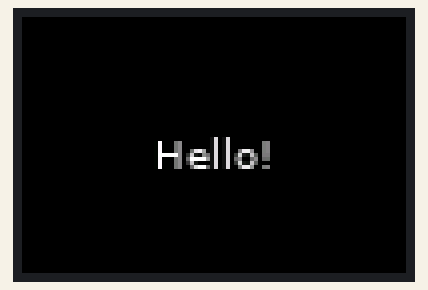
Simulated run of this program. Board: Raspberry Pi (BCM pin numbers). On the bench: 96×64 colour display. At 8.1 s the program stops and its outputs stay as they are.

Above: at 0.1 s.
At 2.1 s:
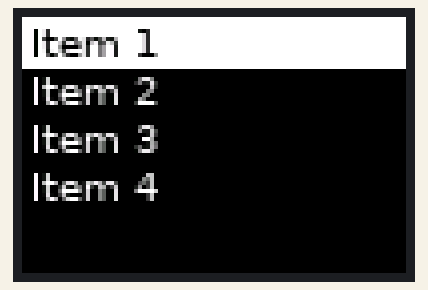
At 3.1 s:
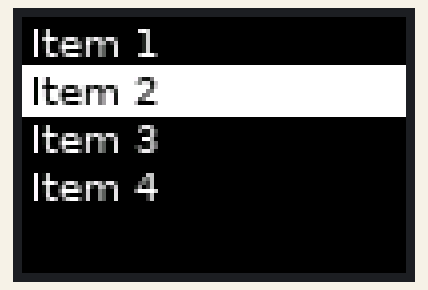
At 4.1 s:
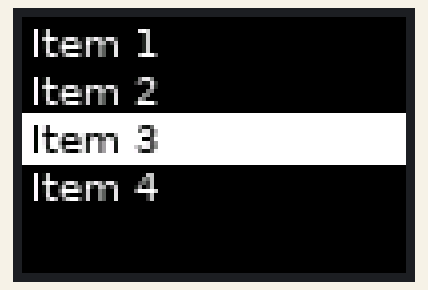
At 5.1 s:
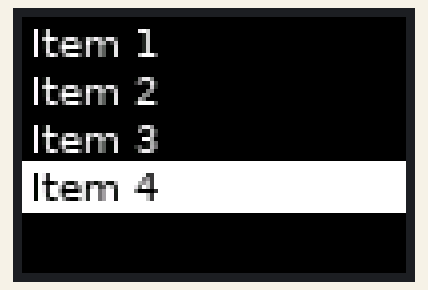
At 6.2 s:
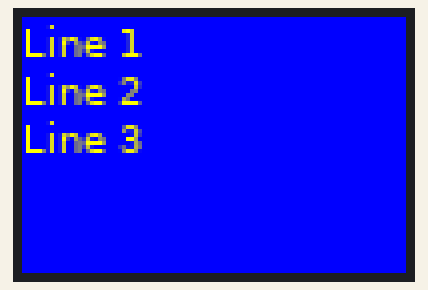

Measured:
- what the display in image 1 shows lasts 1.1 s, from 2.0 s to 3.1 s
- what the display in image 5 shows lasts 2.0 s, from 6.1 s to 8.1 s

The program:

text_display.py
```python
#!/usr/bin/env python
# -*- coding: utf-8 -*-

"""
ディスプレイに文字列を表示するためのクラス
メニューシステムなどに使用可能
"""

from luma.core.render import canvas
from PIL import ImageFont


class TextDisplay:
    """
    ディスプレイに文字列を表示するためのクラス
    フォントサイズ10、色と背景色をカスタマイズ可能
    """

    def __init__(self, device, font_size=10, text_color="white", bg_color="black"):
        """
        TextDisplayクラスの初期化

        Args:
            device: luma.coreのデバイスオブジェクト
            font_size: フォントサイズ（デフォルト: 10）
            text_color: 文字色（デフォルト: "white"）
            bg_color: 背景色（デフォルト: "black"）
        """
        self.device = device
        self.font_size = font_size
        self.text_color = text_color
        self.bg_color = bg_color

        # フォントの読み込み
        try:
            self.font = ImageFont.truetype(
                "/usr/share/fonts/truetype/dejavu/DejaVuSans.ttf",
                font_size
            )
        except IOError:
            # フォントが見つからない場合はデフォルトフォントを使用
            self.font = ImageFont.load_default()

    def display_text(self, text, x=None, y=None, align="left"):
        """
        指定された位置にテキストを表示

        Args:
            text: 表示するテキスト
            x: X座標（Noneの場合は自動配置）
            y: Y座標（Noneの場合は自動配置）
            align: テキストの配置（"left", "center", "right"）
        """
        with canvas(self.device) as draw:
            # 背景色で塗りつぶし
            draw.rectangle(
                [(0, 0), (self.device.width, self.device.height)],
                fill=self.bg_color
            )

            # テキストのバウンディングボックスを取得
            bbox = draw.textbbox((0, 0), text, font=self.font)
            text_width = bbox[2] - bbox[0]
            text_height = bbox[3] - bbox[1]

            # X座標の計算
            if x is None:
                if align == "center":
                    x = (self.device.width - text_width) // 2
                elif align == "right":
                    x = self.device.width - text_width
                else:  # left
                    x = 0

            # Y座標の計算（Noneの場合は中央）
            if y is None:
                y = (self.device.height - text_height) // 2

            # テキストを描画
            draw.text((x, y), text, fill=self.text_color, font=self.font)

    def display_menu(self, items, selected_index=0, y_start=0):
        """
        メニュー形式でアイテムのリストを表示

        Args:
            items: メニューアイテムのリスト
            selected_index: 選択されているアイテムのインデックス
            y_start: メニューの開始Y座標
        """
        with canvas(self.device) as draw:
            # 背景色で塗りつぶし
            draw.rectangle(
                [(0, 0), (self.device.width, self.device.height)],
                fill=self.bg_color
            )

            y = y_start
            line_height = self.font_size + 2  # 行間を考慮

            for i, item in enumerate(items):
                # 選択されているアイテムは反転表示
                if i == selected_index:
                    # 選択された行の背景を描画
                    draw.rectangle(
                        [(0, y), (self.device.width, y + line_height)],
                        fill=self.text_color
                    )
                    # テキストは背景色で表示（反転）
                    draw.text((2, y), item, fill=self.bg_color, font=self.font)
                else:
                    # 通常のテキスト表示
                    draw.text((2, y), item, fill=self.text_color, font=self.font)

                y += line_height

                # 画面からはみ出す場合は停止
                if y >= self.device.height:
                    break

    def display_multi_line(self, lines, y_start=0, line_spacing=2):
        """
        複数行のテキストを表示

        Args:
            lines: テキスト行のリスト
            y_start: 開始Y座標
            line_spacing: 行間のスペース
        """
        with canvas(self.device) as draw:
            # 背景色で塗りつぶし
            draw.rectangle(
                [(0, 0), (self.device.width, self.device.height)],
                fill=self.bg_color
            )

            y = y_start
            line_height = self.font_size + line_spacing

            for line in lines:
                draw.text((0, y), line, fill=self.text_color, font=self.font)
                y += line_height

                # 画面からはみ出す場合は停止
                if y >= self.device.height:
                    break

    def clear(self):
        """
        画面をクリア（背景色で塗りつぶし）
        """
        with canvas(self.device) as draw:
            draw.rectangle(
                [(0, 0), (self.device.width, self.device.height)],
                fill=self.bg_color
            )

    def set_colors(self, text_color=None, bg_color=None):
        """
        テキスト色と背景色を変更

        Args:
            text_color: 新しいテキスト色（Noneの場合は変更しない）
            bg_color: 新しい背景色（Noneの場合は変更しない）
        """
        if text_color is not None:
            self.text_color = text_color
        if bg_color is not None:
            self.bg_color = bg_color


# 使用例
if __name__ == "__main__":
    import time
    from luma.core import cmdline

    try:
        # デバイスの作成
        parser = cmdline.create_parser(description='Text display example')
        args = parser.parse_args([
            '--interface', 'spi',
            '--display', 'ssd1331',
            '--width', '96',
            '--height', '64',
            '--rotate', '2'
        ])

        device = cmdline.create_device(args)

        # TextDisplayインスタンスの作成
        text_display = TextDisplay(device, font_size=10)

        # テキスト表示のデモ
        text_display.display_text("Hello!", align="center")
        time.sleep(2)

        # メニュー表示のデモ
        menu_items = ["Item 1", "Item 2", "Item 3", "Item 4"]
        for i in range(len(menu_items)):
            text_display.display_menu(menu_items, selected_index=i)
            time.sleep(1)

        # 複数行表示のデモ
        text_display.set_colors(text_color="yellow", bg_color="blue")
        lines = ["Line 1", "Line 2", "Line 3"]
        text_display.display_multi_line(lines)
        time.sleep(2)

        # クリア
        text_display.clear()

    except KeyboardInterrupt:
        pass
```
